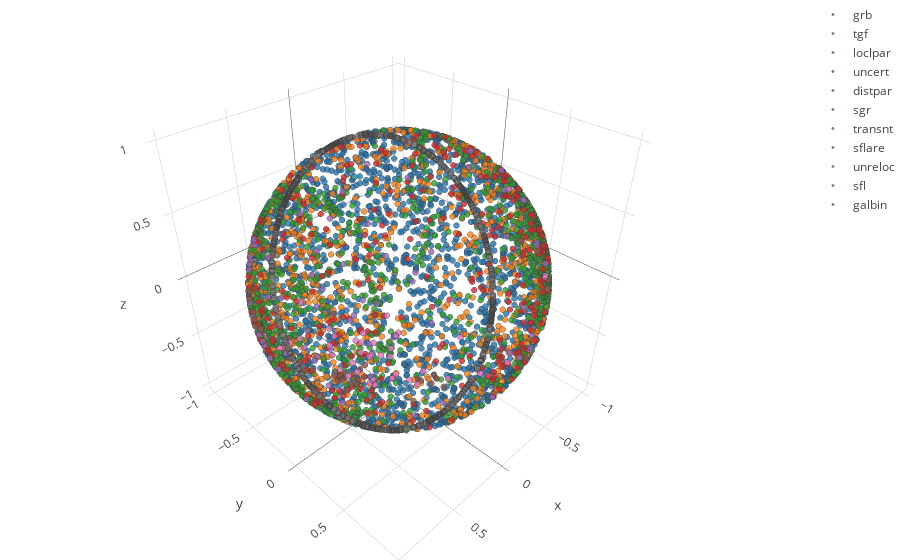

Notebook cell for this chart:
### Code cell
import plotly.plotly as py
import plotly.graph_objs as go
from plotly.offline import download_plotlyjs, init_notebook_mode, plot, iplot, iplot_mpl

init_notebook_mode(connected=True)

traces = []

for k in fermi_dict.keys():
    a = go.Scatter3d(
        x=fermi_dict[k]['u'].tolist(),
        y=fermi_dict[k]['v'].tolist(),
        z=fermi_dict[k]['w'].tolist(),
        name=k,
        mode='markers',
        marker=dict(
            size=2,
            line=dict(
                #color='red',
                colorscale='Viridis',
                width=0.9
            ),
            opacity=0.8
        )
    )
    
    traces.append(a)
  

data = traces
layout = go.Layout(
    margin=dict(
        l=0,
        r=0,
        b=0,
        t=0
    )
)
fig = go.Figure(data=data, layout=layout)
iplot(fig, filename='GRB coordinates')

### Figure 1 — Plotly figure (JSON) as saved in the notebook; plotly's stock layout.template omitted (floating-point values rounded to 4 significant figures; data arrays with more than 128 entries replaced by an {"elided": "..."} marker saying what was removed)
{"data": [{"marker": {"line": {"colorscale": "Viridis", "width": 0.9}, "opacity": 0.8, "size": 2}, "mode": "markers", "name": "grb", "type": "scatter3d", "x": {"elided": "2403 float values"}, "y": {"elided": "2403 float values"}, "z": {"elided": "2403 float values"}}, {"marker": {"line": {"colorscale": "Viridis", "width": 0.9}, "opacity": 0.8, "size": 2}, "mode": "markers", "name": "tgf", "type": "scatter3d", "x": {"elided": "885 float values"}, "y": {"elided": "885 float values"}, "z": {"elided": "885 float values"}}, {"marker": {"line": {"colorscale": "Viridis", "width": 0.9}, "opacity": 0.8, "size": 2}, "mode": "markers", "name": "loclpar", "type": "scatter3d", "x": {"elided": "946 float values"}, "y": {"elided": "946 float values"}, "z": {"elided": "946 float values"}}, {"marker": {"line": {"colorscale": "Viridis", "width": 0.9}, "opacity": 0.8, "size": 2}, "mode": "markers", "name": "uncert", "type": "scatter3d", "x": {"elided": "331 float values"}, "y": {"elided": "331 float values"}, "z": {"elided": "331 float values"}}, {"marker": {"line": {"colorscale": "Viridis", "width": 0.9}, "opacity": 0.8, "size": 2}, "mode": "markers", "name": "distpar", "type": "scatter3d", "x": [0.4162, 0.5455, 0.3111, 0.118, 0.3651, 0.4132, 0.4356, 0.05064, 0.002682, 0.2166, 0.3346, 0.8789, -0.05354, 0.4656, 0.7431, 0.9098, -0.08815, 0.731, 0.8807, 0.6195, -0.1381, 0.8811, 0.9189, 0.7223, 0.9477, -0.2467, 0.9617, 0.05591, 0.66, 0.9648, 0.9486, 0.4983, 0.6583, -0.1009, 0.97, 0.8535, 0.6219, 0.8002, 0.0897, -0.2155, 0.1226, -0.3543, 0.6824, -0.0104, -0.504, -0.5695, 0.9983, 0.9835, -0.6496, -0.6943, 0.9702, 0.1795, -0.4431, -0.8236, -0.04094, -0.7241, -0.2671, 0.4878, 0.7436, 0.0549, 0.5218, -0.8513, -0.4246, -0.9867, 0.06912, -0.1913, -0.1936, -0.4189, -0.1593, -0.645, -0.05656, -0.3491, -0.5369, -0.5487, -0.4652, -0.3831, -0.3952], "y": [-0.8289, -0.7921, -0.6808, -0.7947, -0.5081, -0.4788, -0.8996, -0.9209, -0.8556, -0.5305, -0.35, -0.4642, -0.9706, -0.2598, -0.657, -0.2769, -0.6412, -0.6626, -0.4732, -0.7528, -0.651, -0.4709, -0.3941, -0.6567, -0.3026, -0.8803, -0.2481, -0.9882, -0.6895, -0.226, -0.1333, -0.07131, -0.6833, -0.4327, -0.2423, 0.005028, 0.01754, -0.5219, -0.2044, -0.9765, -0.1319, -0.6035, 0.125, -0.9031, -0.8548, -0.7183, 0.05864, 0.1806, -0.4887, -0.4974, 0.2111, 0.3428, -0.774, -0.4454, 0.4196, -0.6247, -0.4946, 0.04255, 0.4709, 0.8981, 0.7719, -0.1322, 0.7619, 0.1624, 0.9976, 0.9709, 0.9727, 0.2125, 0.9872, 0.3018, 0.9644, 0.5472, 0.563, 0.5646, 0.8304, 0.7977, 0.7865], "z": [-0.3738, -0.2739, -0.6632, -0.5955, -0.7801, -0.7746, -0.03066, -0.3864, -0.5177, -0.8196, -0.8749, -0.1097, -0.2346, -0.846, 0.1266, -0.3091, -0.7623, 0.1633, 0.02186, 0.2225, -0.7464, 0.04256, -0.01934, 0.2168, -0.1018, -0.4052, -0.1161, 0.1427, 0.2982, -0.1345, -0.2869, -0.8641, 0.3158, -0.8959, -0.01883, -0.521, -0.7829, 0.2954, -0.9748, -0.005664, -0.9836, -0.7144, -0.7202, 0.4293, -0.1239, -0.3997, 0.000672, -0.01103, -0.5823, -0.5201, 0.1191, -0.9221, 0.4522, -0.3513, -0.9068, 0.2923, 0.8271, 0.8719, 0.4747, -0.4363, 0.3631, 0.5077, -0.4892, -0.009737, 0.006445, -0.1442, -0.1276, 0.8828, 0.0006353, 0.7021, 0.2581, 0.7607, 0.6283, 0.6166, 0.3067, 0.4657, 0.4747]}, {"marker": {"line": {"colorscale": "Viridis", "width": 0.9}, "opacity": 0.8, "size": 2}, "mode": "markers", "name": "sgr", "type": "scatter3d", "x": {"elided": "257 float values"}, "y": {"elided": "257 float values"}, "z": {"elided": "257 float values"}}, {"marker": {"line": {"colorscale": "Viridis", "width": 0.9}, "opacity": 0.8, "size": 2}, "mode": "markers", "name": "transnt", "type": "scatter3d", "x": {"elided": "405 float values"}, "y": {"elided": "405 float values"}, "z": {"elided": "405 float values"}}, {"marker": {"line": {"colorscale": "Viridis", "width": 0.9}, "opacity": 0.8, "size": 2}, "mode": "markers", "name": "sflare", "type": "scatter3d", "x": {"elided": "1175 float values"}, "y": {"elided": "1175 float values"}, "z": {"elided": "1175 float values"}}, {"marker": {"line": {"colorscale": "Viridis", "width": 0.9}, "opacity": 0.8, "size": 2}, "mode": "markers", "name": "unreloc", "type": "scatter3d", "x": [0.6715], "y": [0.2326], "z": [0.7036]}, {"marker": {"line": {"colorscale": "Viridis", "width": 0.9}, "opacity": 0.8, "size": 2}, "mode": "markers", "name": "sfl", "type": "scatter3d", "x": [0.3825], "y": [0.03188], "z": [0.9234]}, {"marker": {"line": {"colorscale": "Viridis", "width": 0.9}, "opacity": 0.8, "size": 2}, "mode": "markers", "name": "galbin", "type": "scatter3d", "x": [0.3949, 0.3949, 0.3196], "y": [0.8911, 0.8911, 0.946], "z": [0.2234, 0.2234, 0.05349]}], "layout": {"margin": {"b": 0, "l": 0, "r": 0, "t": 0}}}
